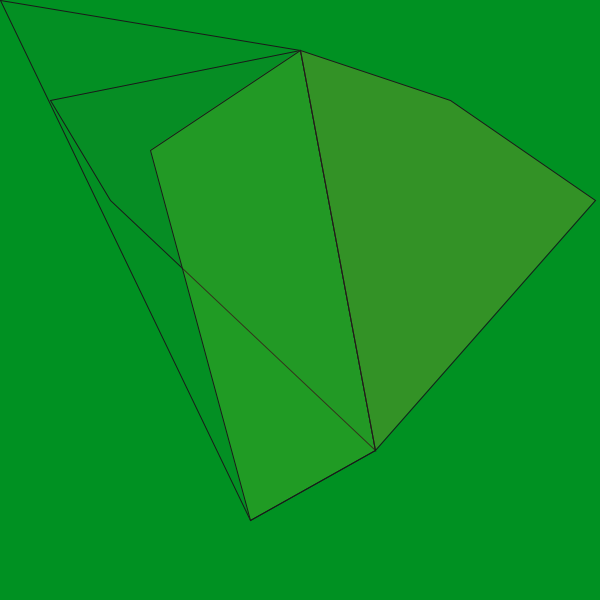
Frame 1 (no input)
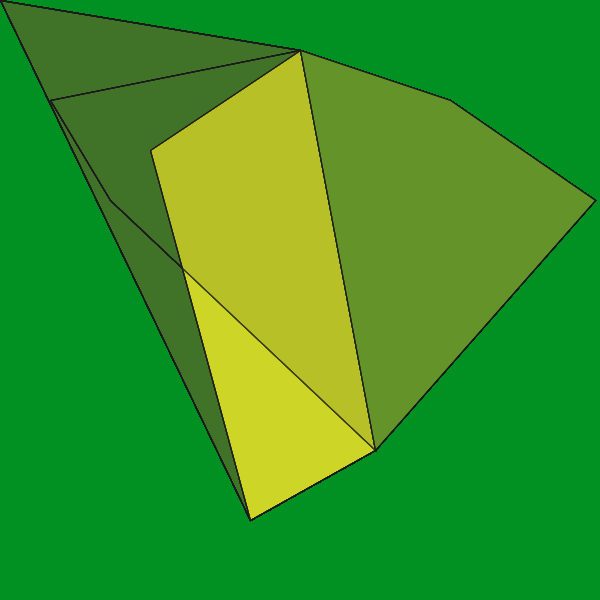
Frame 60 (the mouse pressed at the canvas centre just before this capture)
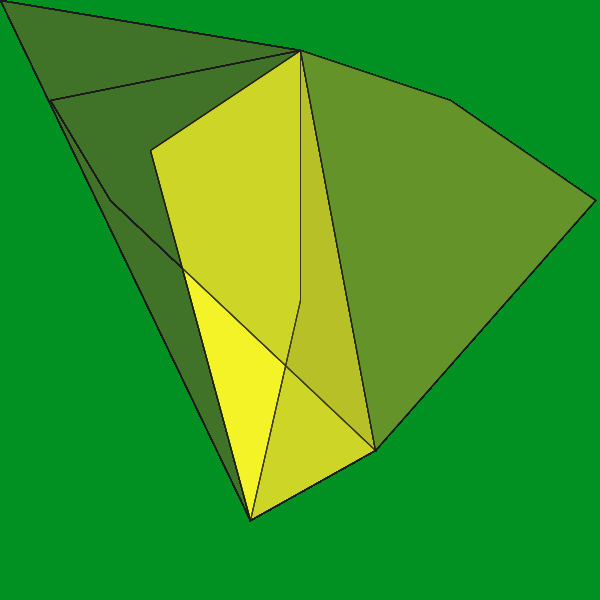
Frame 120 (the mouse held since frame 60 and released just before this capture)

The Processing sketch that drew these frames (run headless with seeded random() and noise(); from frame 60 on, the mouse is pressed at the canvas centre):

// Processing sketch: processing_27306
// ── processing_27306.pde

/* drawing function. when mouse pressed leaves a black outline
 press command s and to same image.
 Colette Laliberte
 email: cblaliberte@gmail.com
 website: www.colette.laliberte.com*/

void setup () {
  size (600, 600);
 background (0,145, 34,190); //refresh once
  smooth ();
}


void draw () {
 stroke (25);
  fill (85,103,63,10); //transp through shapes
  //fill (85,103,63,100);// transp opaque in the shapes
  
 quad (mouseX, mouseY,  300,50, 375,450, 250,520);
  quad (50, 100,300,50,375, 450,110,200); //tranparent dark green quad
 
 fill (243,247,42, 30);// yellow
 quad (150,150,300,50, 375, 450, 250,520);
 fill (100,147,42,130);// light green trans
  quad (300, 50,450,100,595, 200,375,450);
} 
   void keyPressed() {
  if(key =='s') save("filename.png");// when presses it replace the last saved picture version
  
} 
